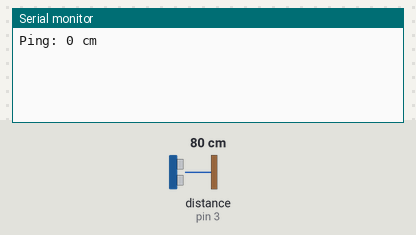
Recording of a sketch running on a simulated Arduino Uno, built with avr-gcc and run on an emulated ATmega328P. Parts: the last lines printed to the serial monitor. Inputs (shaded band) come from the test bench; at power-on: distance to the obstacle (sensor on pin 3) 80 cm. The echo pulse lasts 58.3 µs per cm.

Above: at 1.2 s.
1.3 s: distance to the obstacle (sensor on pin 3) set to 2 cm
At 2.49 s:
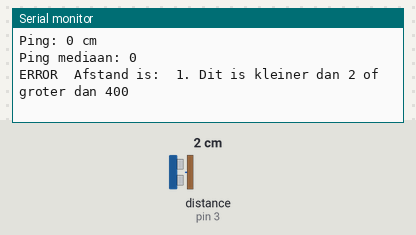
3.7 s: distance to the obstacle (sensor on pin 3) set to 4 cm
At 3.74 s:
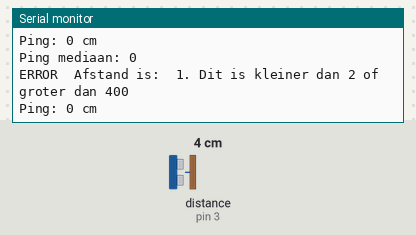

Measured:
- after the input at 1.3 s, the serial monitor: prints a new line after 1.0 s (image 1)

The sketch:

opdracht2.ino
```cpp
#include <NewPing.h>
const float pinTrig= 2;
const float pinEcho=3;
float duur;
int afstand;
int afstandIn_cm;
int afstandmediaan;
int iterations;

NewPing sonar(pinTrig,pinEcho,afstand);


void setup() {
  // put your setup code here, to run once:
  pinMode(pinTrig,OUTPUT);
  pinMode(pinEcho,INPUT);
  Serial.begin(9600);

}

void loop() {
  // put your main code here, to run repeatedly:

  digitalWrite(pinTrig,LOW);
  delayMicroseconds(2);
//sonar.ping_median(iterations);
  digitalWrite(pinTrig,HIGH);
  delayMicroseconds(10);
  digitalWrite(pinTrig,LOW);

  duur = pulseIn(pinEcho,HIGH);
  afstandIn_cm = sonar.ping_cm();

  afstand = duur*0.034/2;
  Serial.print("Ping: ");
  Serial.print(afstandIn_cm);
  Serial.println(" cm");
  iterations = afstand;
  afstandmediaan=sonar.ping_median(iterations);
  Serial.print("Ping mediaan: ");
  Serial.println(afstandmediaan);


  if(afstand <2 || afstand > 400 )
  {
    Serial.print("ERROR  ");
    Serial.print("Afstand is:  ");
    Serial.print(afstand);
    Serial.println(". Dit is kleiner dan 2 of groter dan 400");
    //Serial.println("cm");
  }
  else
  {
    Serial.print("Afstand: ");
    Serial.print(afstand);
    Serial.println("cm");
    //Serial.println(afstandIn_cm);


  }


}
```
